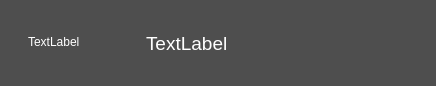
<?xml version="1.0" encoding="UTF-8"?>
<ui version="4.0">
 <class>DialogShutdown</class>
 <widget class="QDialog" name="DialogShutdown">
  <property name="geometry">
   <rect>
    <x>0</x>
    <y>0</y>
    <width>436</width>
    <height>86</height>
   </rect>
  </property>
  <property name="palette">
   <palette>
    <active>
     <colorrole role="WindowText">
      <brush brushstyle="SolidPattern">
       <color alpha="255">
        <red>255</red>
        <green>255</green>
        <blue>255</blue>
       </color>
      </brush>
     </colorrole>
     <colorrole role="Button">
      <brush brushstyle="SolidPattern">
       <color alpha="255">
        <red>78</red>
        <green>78</green>
        <blue>78</blue>
       </color>
      </brush>
     </colorrole>
     <colorrole role="Light">
      <brush brushstyle="SolidPattern">
       <color alpha="255">
        <red>117</red>
        <green>117</green>
        <blue>117</blue>
       </color>
      </brush>
     </colorrole>
     <colorrole role="Midlight">
      <brush brushstyle="SolidPattern">
       <color alpha="255">
        <red>97</red>
        <green>97</green>
        <blue>97</blue>
       </color>
      </brush>
     </colorrole>
     <colorrole role="Dark">
      <brush brushstyle="SolidPattern">
       <color alpha="255">
        <red>39</red>
        <green>39</green>
        <blue>39</blue>
       </color>
      </brush>
     </colorrole>
     <colorrole role="Mid">
      <brush brushstyle="SolidPattern">
       <color alpha="255">
        <red>52</red>
        <green>52</green>
        <blue>52</blue>
       </color>
      </brush>
     </colorrole>
     <colorrole role="Text">
      <brush brushstyle="SolidPattern">
       <color alpha="255">
        <red>255</red>
        <green>255</green>
        <blue>255</blue>
       </color>
      </brush>
     </colorrole>
     <colorrole role="BrightText">
      <brush brushstyle="SolidPattern">
       <color alpha="255">
        <red>255</red>
        <green>255</green>
        <blue>255</blue>
       </color>
      </brush>
     </colorrole>
     <colorrole role="ButtonText">
      <brush brushstyle="SolidPattern">
       <color alpha="255">
        <red>255</red>
        <green>255</green>
        <blue>255</blue>
       </color>
      </brush>
     </colorrole>
     <colorrole role="Base">
      <brush brushstyle="SolidPattern">
       <color alpha="255">
        <red>0</red>
        <green>0</green>
        <blue>0</blue>
       </color>
      </brush>
     </colorrole>
     <colorrole role="Window">
      <brush brushstyle="SolidPattern">
       <color alpha="255">
        <red>78</red>
        <green>78</green>
        <blue>78</blue>
       </color>
      </brush>
     </colorrole>
     <colorrole role="Shadow">
      <brush brushstyle="SolidPattern">
       <color alpha="255">
        <red>0</red>
        <green>0</green>
        <blue>0</blue>
       </color>
      </brush>
     </colorrole>
     <colorrole role="AlternateBase">
      <brush brushstyle="SolidPattern">
       <color alpha="255">
        <red>39</red>
        <green>39</green>
        <blue>39</blue>
       </color>
      </brush>
     </colorrole>
     <colorrole role="ToolTipBase">
      <brush brushstyle="SolidPattern">
       <color alpha="255">
        <red>255</red>
        <green>255</green>
        <blue>220</blue>
       </color>
      </brush>
     </colorrole>
     <colorrole role="ToolTipText">
      <brush brushstyle="SolidPattern">
       <color alpha="255">
        <red>0</red>
        <green>0</green>
        <blue>0</blue>
       </color>
      </brush>
     </colorrole>
    </active>
    <inactive>
     <colorrole role="WindowText">
      <brush brushstyle="SolidPattern">
       <color alpha="255">
        <red>255</red>
        <green>255</green>
        <blue>255</blue>
       </color>
      </brush>
     </colorrole>
     <colorrole role="Button">
      <brush brushstyle="SolidPattern">
       <color alpha="255">
        <red>78</red>
        <green>78</green>
        <blue>78</blue>
       </color>
      </brush>
     </colorrole>
     <colorrole role="Light">
      <brush brushstyle="SolidPattern">
       <color alpha="255">
        <red>117</red>
        <green>117</green>
        <blue>117</blue>
       </color>
      </brush>
     </colorrole>
     <colorrole role="Midlight">
      <brush brushstyle="SolidPattern">
       <color alpha="255">
        <red>97</red>
        <green>97</green>
        <blue>97</blue>
       </color>
      </brush>
     </colorrole>
     <colorrole role="Dark">
      <brush brushstyle="SolidPattern">
       <color alpha="255">
        <red>39</red>
        <green>39</green>
        <blue>39</blue>
       </color>
      </brush>
     </colorrole>
     <colorrole role="Mid">
      <brush brushstyle="SolidPattern">
       <color alpha="255">
        <red>52</red>
        <green>52</green>
        <blue>52</blue>
       </color>
      </brush>
     </colorrole>
     <colorrole role="Text">
      <brush brushstyle="SolidPattern">
       <color alpha="255">
        <red>255</red>
        <green>255</green>
        <blue>255</blue>
       </color>
      </brush>
     </colorrole>
     <colorrole role="BrightText">
      <brush brushstyle="SolidPattern">
       <color alpha="255">
        <red>255</red>
        <green>255</green>
        <blue>255</blue>
       </color>
      </brush>
     </colorrole>
     <colorrole role="ButtonText">
      <brush brushstyle="SolidPattern">
       <color alpha="255">
        <red>255</red>
        <green>255</green>
        <blue>255</blue>
       </color>
      </brush>
     </colorrole>
     <colorrole role="Base">
      <brush brushstyle="SolidPattern">
       <color alpha="255">
        <red>0</red>
        <green>0</green>
        <blue>0</blue>
       </color>
      </brush>
     </colorrole>
     <colorrole role="Window">
      <brush brushstyle="SolidPattern">
       <color alpha="255">
        <red>78</red>
        <green>78</green>
        <blue>78</blue>
       </color>
      </brush>
     </colorrole>
     <colorrole role="Shadow">
      <brush brushstyle="SolidPattern">
       <color alpha="255">
        <red>0</red>
        <green>0</green>
        <blue>0</blue>
       </color>
      </brush>
     </colorrole>
     <colorrole role="AlternateBase">
      <brush brushstyle="SolidPattern">
       <color alpha="255">
        <red>39</red>
        <green>39</green>
        <blue>39</blue>
       </color>
      </brush>
     </colorrole>
     <colorrole role="ToolTipBase">
      <brush brushstyle="SolidPattern">
       <color alpha="255">
        <red>255</red>
        <green>255</green>
        <blue>220</blue>
       </color>
      </brush>
     </colorrole>
     <colorrole role="ToolTipText">
      <brush brushstyle="SolidPattern">
       <color alpha="255">
        <red>0</red>
        <green>0</green>
        <blue>0</blue>
       </color>
      </brush>
     </colorrole>
    </inactive>
    <disabled>
     <colorrole role="WindowText">
      <brush brushstyle="SolidPattern">
       <color alpha="255">
        <red>39</red>
        <green>39</green>
        <blue>39</blue>
       </color>
      </brush>
     </colorrole>
     <colorrole role="Button">
      <brush brushstyle="SolidPattern">
       <color alpha="255">
        <red>78</red>
        <green>78</green>
        <blue>78</blue>
       </color>
      </brush>
     </colorrole>
     <colorrole role="Light">
      <brush brushstyle="SolidPattern">
       <color alpha="255">
        <red>117</red>
        <green>117</green>
        <blue>117</blue>
       </color>
      </brush>
     </colorrole>
     <colorrole role="Midlight">
      <brush brushstyle="SolidPattern">
       <color alpha="255">
        <red>97</red>
        <green>97</green>
        <blue>97</blue>
       </color>
      </brush>
     </colorrole>
     <colorrole role="Dark">
      <brush brushstyle="SolidPattern">
       <color alpha="255">
        <red>39</red>
        <green>39</green>
        <blue>39</blue>
       </color>
      </brush>
     </colorrole>
     <colorrole role="Mid">
      <brush brushstyle="SolidPattern">
       <color alpha="255">
        <red>52</red>
        <green>52</green>
        <blue>52</blue>
       </color>
      </brush>
     </colorrole>
     <colorrole role="Text">
      <brush brushstyle="SolidPattern">
       <color alpha="255">
        <red>39</red>
        <green>39</green>
        <blue>39</blue>
       </color>
      </brush>
     </colorrole>
     <colorrole role="BrightText">
      <brush brushstyle="SolidPattern">
       <color alpha="255">
        <red>255</red>
        <green>255</green>
        <blue>255</blue>
       </color>
      </brush>
     </colorrole>
     <colorrole role="ButtonText">
      <brush brushstyle="SolidPattern">
       <color alpha="255">
        <red>39</red>
        <green>39</green>
        <blue>39</blue>
       </color>
      </brush>
     </colorrole>
     <colorrole role="Base">
      <brush brushstyle="SolidPattern">
       <color alpha="255">
        <red>78</red>
        <green>78</green>
        <blue>78</blue>
       </color>
      </brush>
     </colorrole>
     <colorrole role="Window">
      <brush brushstyle="SolidPattern">
       <color alpha="255">
        <red>78</red>
        <green>78</green>
        <blue>78</blue>
       </color>
      </brush>
     </colorrole>
     <colorrole role="Shadow">
      <brush brushstyle="SolidPattern">
       <color alpha="255">
        <red>0</red>
        <green>0</green>
        <blue>0</blue>
       </color>
      </brush>
     </colorrole>
     <colorrole role="AlternateBase">
      <brush brushstyle="SolidPattern">
       <color alpha="255">
        <red>78</red>
        <green>78</green>
        <blue>78</blue>
       </color>
      </brush>
     </colorrole>
     <colorrole role="ToolTipBase">
      <brush brushstyle="SolidPattern">
       <color alpha="255">
        <red>255</red>
        <green>255</green>
        <blue>220</blue>
       </color>
      </brush>
     </colorrole>
     <colorrole role="ToolTipText">
      <brush brushstyle="SolidPattern">
       <color alpha="255">
        <red>0</red>
        <green>0</green>
        <blue>0</blue>
       </color>
      </brush>
     </colorrole>
    </disabled>
   </palette>
  </property>
  <property name="windowTitle">
   <string>Dialog</string>
  </property>
  <widget class="QLabel" name="pic_shutdown">
   <property name="geometry">
    <rect>
     <x>28</x>
     <y>10</y>
     <width>64</width>
     <height>64</height>
    </rect>
   </property>
   <property name="text">
    <string>TextLabel</string>
   </property>
  </widget>
  <widget class="QLabel" name="lbl_shutdowntxt">
   <property name="geometry">
    <rect>
     <x>146</x>
     <y>16</y>
     <width>265</width>
     <height>55</height>
    </rect>
   </property>
   <property name="font">
    <font>
     <pointsize>14</pointsize>
    </font>
   </property>
   <property name="text">
    <string>TextLabel</string>
   </property>
  </widget>
 </widget>
 <resources/>
 <connections/>
</ui>
